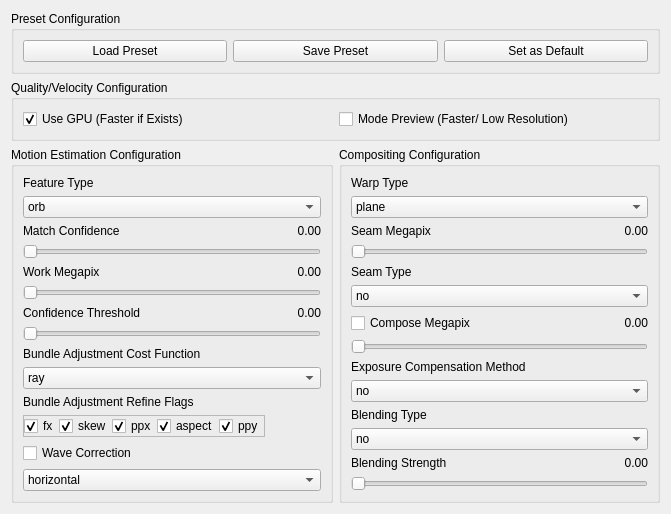
<?xml version="1.0" encoding="UTF-8"?>
<ui version="4.0">
 <class>Config</class>
 <widget class="QWidget" name="Config">
  <property name="geometry">
   <rect>
    <x>0</x>
    <y>0</y>
    <width>671</width>
    <height>479</height>
   </rect>
  </property>
  <property name="windowTitle">
   <string>Form</string>
  </property>
  <layout class="QGridLayout" name="gridLayout">
   <item row="2" column="1">
    <widget class="QGroupBox" name="groupBox_4">
     <property name="sizePolicy">
      <sizepolicy hsizetype="Preferred" vsizetype="Preferred">
       <horstretch>1</horstretch>
       <verstretch>0</verstretch>
      </sizepolicy>
     </property>
     <property name="title">
      <string>Compositing Configuration</string>
     </property>
     <layout class="QGridLayout" name="gridLayout_3">
      <item row="12" column="0">
       <widget class="QLabel" name="lblendings">
        <property name="sizePolicy">
         <sizepolicy hsizetype="Preferred" vsizetype="Preferred">
          <horstretch>1</horstretch>
          <verstretch>0</verstretch>
         </sizepolicy>
        </property>
        <property name="text">
         <string>Blending Strength</string>
        </property>
        <property name="alignment">
         <set>Qt::AlignLeading|Qt::AlignLeft|Qt::AlignVCenter</set>
        </property>
       </widget>
      </item>
      <item row="10" column="0">
       <widget class="QLabel" name="lblendingt">
        <property name="sizePolicy">
         <sizepolicy hsizetype="Preferred" vsizetype="Preferred">
          <horstretch>1</horstretch>
          <verstretch>0</verstretch>
         </sizepolicy>
        </property>
        <property name="text">
         <string>Blending Type</string>
        </property>
        <property name="alignment">
         <set>Qt::AlignLeading|Qt::AlignLeft|Qt::AlignVCenter</set>
        </property>
       </widget>
      </item>
      <item row="8" column="0">
       <widget class="QLabel" name="lexposure">
        <property name="sizePolicy">
         <sizepolicy hsizetype="Preferred" vsizetype="Preferred">
          <horstretch>1</horstretch>
          <verstretch>0</verstretch>
         </sizepolicy>
        </property>
        <property name="text">
         <string>Exposure Compensation Method</string>
        </property>
        <property name="alignment">
         <set>Qt::AlignLeading|Qt::AlignLeft|Qt::AlignVCenter</set>
        </property>
       </widget>
      </item>
      <item row="2" column="0">
       <widget class="QLabel" name="lseammpx">
        <property name="sizePolicy">
         <sizepolicy hsizetype="Preferred" vsizetype="Preferred">
          <horstretch>1</horstretch>
          <verstretch>0</verstretch>
         </sizepolicy>
        </property>
        <property name="text">
         <string>Seam Megapix</string>
        </property>
        <property name="alignment">
         <set>Qt::AlignLeading|Qt::AlignLeft|Qt::AlignVCenter</set>
        </property>
       </widget>
      </item>
      <item row="0" column="0">
       <widget class="QLabel" name="lwarp">
        <property name="sizePolicy">
         <sizepolicy hsizetype="Preferred" vsizetype="Preferred">
          <horstretch>1</horstretch>
          <verstretch>0</verstretch>
         </sizepolicy>
        </property>
        <property name="text">
         <string>Warp Type</string>
        </property>
        <property name="alignment">
         <set>Qt::AlignLeading|Qt::AlignLeft|Qt::AlignVCenter</set>
        </property>
       </widget>
      </item>
      <item row="4" column="0">
       <widget class="QLabel" name="lseam">
        <property name="sizePolicy">
         <sizepolicy hsizetype="Preferred" vsizetype="Preferred">
          <horstretch>1</horstretch>
          <verstretch>0</verstretch>
         </sizepolicy>
        </property>
        <property name="text">
         <string>Seam Type</string>
        </property>
        <property name="alignment">
         <set>Qt::AlignLeading|Qt::AlignLeft|Qt::AlignVCenter</set>
        </property>
       </widget>
      </item>
      <item row="2" column="1">
       <widget class="QLabel" name="lseammpxvalue">
        <property name="text">
         <string>0.00</string>
        </property>
        <property name="alignment">
         <set>Qt::AlignRight|Qt::AlignTrailing|Qt::AlignVCenter</set>
        </property>
       </widget>
      </item>
      <item row="6" column="1">
       <widget class="QLabel" name="lcomposevalue">
        <property name="text">
         <string>0.00</string>
        </property>
        <property name="alignment">
         <set>Qt::AlignRight|Qt::AlignTrailing|Qt::AlignVCenter</set>
        </property>
       </widget>
      </item>
      <item row="12" column="1">
       <widget class="QLabel" name="lblendingsvalue">
        <property name="text">
         <string>0.00</string>
        </property>
        <property name="alignment">
         <set>Qt::AlignRight|Qt::AlignTrailing|Qt::AlignVCenter</set>
        </property>
       </widget>
      </item>
      <item row="3" column="0" colspan="2">
       <widget class="DecimalSlider" name="sliderseammpx">
        <property name="sizePolicy">
         <sizepolicy hsizetype="Expanding" vsizetype="Fixed">
          <horstretch>4</horstretch>
          <verstretch>0</verstretch>
         </sizepolicy>
        </property>
        <property name="maximum">
         <number>100</number>
        </property>
        <property name="orientation">
         <enum>Qt::Horizontal</enum>
        </property>
       </widget>
      </item>
      <item row="1" column="0" colspan="2">
       <widget class="QComboBox" name="combowarp">
        <property name="sizePolicy">
         <sizepolicy hsizetype="Preferred" vsizetype="Fixed">
          <horstretch>4</horstretch>
          <verstretch>0</verstretch>
         </sizepolicy>
        </property>
        <item>
         <property name="text">
          <string>plane</string>
         </property>
        </item>
        <item>
         <property name="text">
          <string>cylindrical</string>
         </property>
        </item>
        <item>
         <property name="text">
          <string>spherical</string>
         </property>
        </item>
        <item>
         <property name="text">
          <string>fisheye</string>
         </property>
        </item>
        <item>
         <property name="text">
          <string>stereographic</string>
         </property>
        </item>
        <item>
         <property name="text">
          <string>compressedPlaneA2B1</string>
         </property>
        </item>
        <item>
         <property name="text">
          <string>compressedPlaneA1.5B1</string>
         </property>
        </item>
        <item>
         <property name="text">
          <string>compressedPlanePortraitA2B1</string>
         </property>
        </item>
        <item>
         <property name="text">
          <string>compressedPlanePortraitA1.5B1</string>
         </property>
        </item>
        <item>
         <property name="text">
          <string>paniniA2B1</string>
         </property>
        </item>
        <item>
         <property name="text">
          <string>paniniPortraitA2B1</string>
         </property>
        </item>
        <item>
         <property name="text">
          <string>paniniPortraitA1.5B1</string>
         </property>
        </item>
        <item>
         <property name="text">
          <string>mercator</string>
         </property>
        </item>
        <item>
         <property name="text">
          <string>transverseMercator</string>
         </property>
        </item>
       </widget>
      </item>
      <item row="5" column="0" colspan="2">
       <widget class="QComboBox" name="comboseam">
        <property name="sizePolicy">
         <sizepolicy hsizetype="Preferred" vsizetype="Fixed">
          <horstretch>4</horstretch>
          <verstretch>0</verstretch>
         </sizepolicy>
        </property>
        <item>
         <property name="text">
          <string>no</string>
         </property>
        </item>
        <item>
         <property name="text">
          <string>voronoi</string>
         </property>
        </item>
        <item>
         <property name="text">
          <string>gc_color</string>
         </property>
        </item>
        <item>
         <property name="text">
          <string>gc_colorgrad</string>
         </property>
        </item>
        <item>
         <property name="text">
          <string>dp_color</string>
         </property>
        </item>
        <item>
         <property name="text">
          <string>dp_colorgrad</string>
         </property>
        </item>
       </widget>
      </item>
      <item row="9" column="0" colspan="2">
       <widget class="QComboBox" name="comboexposure">
        <property name="sizePolicy">
         <sizepolicy hsizetype="Preferred" vsizetype="Fixed">
          <horstretch>4</horstretch>
          <verstretch>0</verstretch>
         </sizepolicy>
        </property>
        <item>
         <property name="text">
          <string>no</string>
         </property>
        </item>
        <item>
         <property name="text">
          <string>gain</string>
         </property>
        </item>
        <item>
         <property name="text">
          <string>gain_blocks</string>
         </property>
        </item>
       </widget>
      </item>
      <item row="7" column="0" colspan="2">
       <widget class="DecimalSlider" name="slidercompose">
        <property name="sizePolicy">
         <sizepolicy hsizetype="Expanding" vsizetype="Fixed">
          <horstretch>4</horstretch>
          <verstretch>2</verstretch>
         </sizepolicy>
        </property>
        <property name="orientation">
         <enum>Qt::Horizontal</enum>
        </property>
       </widget>
      </item>
      <item row="11" column="0" colspan="2">
       <widget class="QComboBox" name="comboblendingt">
        <property name="sizePolicy">
         <sizepolicy hsizetype="Preferred" vsizetype="Fixed">
          <horstretch>4</horstretch>
          <verstretch>0</verstretch>
         </sizepolicy>
        </property>
        <item>
         <property name="text">
          <string>no</string>
         </property>
        </item>
        <item>
         <property name="text">
          <string>feather</string>
         </property>
        </item>
        <item>
         <property name="text">
          <string>multiband</string>
         </property>
        </item>
       </widget>
      </item>
      <item row="13" column="0" colspan="2">
       <widget class="DecimalSlider" name="sliderblendings">
        <property name="sizePolicy">
         <sizepolicy hsizetype="Expanding" vsizetype="Fixed">
          <horstretch>4</horstretch>
          <verstretch>0</verstretch>
         </sizepolicy>
        </property>
        <property name="orientation">
         <enum>Qt::Horizontal</enum>
        </property>
       </widget>
      </item>
      <item row="6" column="0">
       <widget class="QCheckBox" name="checkcompose">
        <property name="text">
         <string>Compose Megapix</string>
        </property>
       </widget>
      </item>
     </layout>
    </widget>
   </item>
   <item row="2" column="0">
    <widget class="QGroupBox" name="groupBox_2">
     <property name="sizePolicy">
      <sizepolicy hsizetype="Preferred" vsizetype="Preferred">
       <horstretch>1</horstretch>
       <verstretch>0</verstretch>
      </sizepolicy>
     </property>
     <property name="title">
      <string>Motion Estimation Configuration</string>
     </property>
     <layout class="QGridLayout" name="gridLayout_2">
      <item row="12" column="0">
       <widget class="QFrame" name="frame">
        <property name="frameShape">
         <enum>QFrame::StyledPanel</enum>
        </property>
        <property name="frameShadow">
         <enum>QFrame::Raised</enum>
        </property>
        <layout class="QHBoxLayout" name="horizontalLayout_2">
         <property name="spacing">
          <number>0</number>
         </property>
         <property name="leftMargin">
          <number>0</number>
         </property>
         <property name="topMargin">
          <number>0</number>
         </property>
         <property name="rightMargin">
          <number>0</number>
         </property>
         <property name="bottomMargin">
          <number>0</number>
         </property>
         <item>
          <widget class="QCheckBox" name="checkBox_5">
           <property name="text">
            <string>fx</string>
           </property>
           <property name="checked">
            <bool>true</bool>
           </property>
          </widget>
         </item>
         <item>
          <widget class="QCheckBox" name="checkBox_4">
           <property name="text">
            <string>skew</string>
           </property>
           <property name="checked">
            <bool>true</bool>
           </property>
          </widget>
         </item>
         <item>
          <widget class="QCheckBox" name="checkBox_3">
           <property name="text">
            <string>ppx</string>
           </property>
           <property name="checked">
            <bool>true</bool>
           </property>
          </widget>
         </item>
         <item>
          <widget class="QCheckBox" name="checkBox_2">
           <property name="text">
            <string>aspect</string>
           </property>
           <property name="checked">
            <bool>true</bool>
           </property>
          </widget>
         </item>
         <item>
          <widget class="QCheckBox" name="checkBox">
           <property name="text">
            <string>ppy</string>
           </property>
           <property name="checked">
            <bool>true</bool>
           </property>
          </widget>
         </item>
        </layout>
       </widget>
      </item>
      <item row="0" column="0">
       <widget class="QLabel" name="lfeature">
        <property name="sizePolicy">
         <sizepolicy hsizetype="Preferred" vsizetype="Preferred">
          <horstretch>1</horstretch>
          <verstretch>0</verstretch>
         </sizepolicy>
        </property>
        <property name="text">
         <string>Feature Type</string>
        </property>
        <property name="alignment">
         <set>Qt::AlignLeading|Qt::AlignLeft|Qt::AlignVCenter</set>
        </property>
       </widget>
      </item>
      <item row="5" column="0">
       <widget class="QLabel" name="lworkmpx">
        <property name="sizePolicy">
         <sizepolicy hsizetype="Preferred" vsizetype="Preferred">
          <horstretch>1</horstretch>
          <verstretch>0</verstretch>
         </sizepolicy>
        </property>
        <property name="text">
         <string>Work Megapix</string>
        </property>
        <property name="alignment">
         <set>Qt::AlignLeading|Qt::AlignLeft|Qt::AlignVCenter</set>
        </property>
       </widget>
      </item>
      <item row="2" column="0">
       <widget class="QLabel" name="lconfidence">
        <property name="sizePolicy">
         <sizepolicy hsizetype="Preferred" vsizetype="Preferred">
          <horstretch>1</horstretch>
          <verstretch>0</verstretch>
         </sizepolicy>
        </property>
        <property name="text">
         <string>Match Confidence</string>
        </property>
        <property name="alignment">
         <set>Qt::AlignLeading|Qt::AlignLeft|Qt::AlignVCenter</set>
        </property>
       </widget>
      </item>
      <item row="13" column="0">
       <widget class="QCheckBox" name="checkwave">
        <property name="sizePolicy">
         <sizepolicy hsizetype="Minimum" vsizetype="Fixed">
          <horstretch>1</horstretch>
          <verstretch>0</verstretch>
         </sizepolicy>
        </property>
        <property name="text">
         <string>Wave Correction</string>
        </property>
       </widget>
      </item>
      <item row="11" column="0">
       <widget class="QLabel" name="lrefine">
        <property name="sizePolicy">
         <sizepolicy hsizetype="Preferred" vsizetype="Preferred">
          <horstretch>1</horstretch>
          <verstretch>0</verstretch>
         </sizepolicy>
        </property>
        <property name="text">
         <string>Bundle Adjustment Refine Flags</string>
        </property>
        <property name="alignment">
         <set>Qt::AlignLeading|Qt::AlignLeft|Qt::AlignVCenter</set>
        </property>
       </widget>
      </item>
      <item row="9" column="0">
       <widget class="QLabel" name="lcost">
        <property name="sizePolicy">
         <sizepolicy hsizetype="Preferred" vsizetype="Preferred">
          <horstretch>1</horstretch>
          <verstretch>0</verstretch>
         </sizepolicy>
        </property>
        <property name="text">
         <string>Bundle Adjustment Cost Function</string>
        </property>
        <property name="alignment">
         <set>Qt::AlignLeading|Qt::AlignLeft|Qt::AlignVCenter</set>
        </property>
       </widget>
      </item>
      <item row="7" column="0">
       <widget class="QLabel" name="lthreshold">
        <property name="sizePolicy">
         <sizepolicy hsizetype="Preferred" vsizetype="Preferred">
          <horstretch>1</horstretch>
          <verstretch>0</verstretch>
         </sizepolicy>
        </property>
        <property name="text">
         <string>Confidence Threshold</string>
        </property>
        <property name="alignment">
         <set>Qt::AlignLeading|Qt::AlignLeft|Qt::AlignVCenter</set>
        </property>
       </widget>
      </item>
      <item row="2" column="1">
       <widget class="QLabel" name="lconfidenceval">
        <property name="text">
         <string>0.00</string>
        </property>
        <property name="alignment">
         <set>Qt::AlignRight|Qt::AlignTrailing|Qt::AlignVCenter</set>
        </property>
       </widget>
      </item>
      <item row="1" column="0" colspan="2">
       <widget class="QComboBox" name="combofeature">
        <property name="sizePolicy">
         <sizepolicy hsizetype="Preferred" vsizetype="Fixed">
          <horstretch>4</horstretch>
          <verstretch>0</verstretch>
         </sizepolicy>
        </property>
        <item>
         <property name="text">
          <string>orb</string>
         </property>
        </item>
       </widget>
      </item>
      <item row="10" column="0" colspan="2">
       <widget class="QComboBox" name="combocost">
        <property name="sizePolicy">
         <sizepolicy hsizetype="Preferred" vsizetype="Fixed">
          <horstretch>4</horstretch>
          <verstretch>0</verstretch>
         </sizepolicy>
        </property>
        <item>
         <property name="text">
          <string>ray</string>
         </property>
        </item>
        <item>
         <property name="text">
          <string>reproj</string>
         </property>
        </item>
       </widget>
      </item>
      <item row="8" column="0" colspan="2">
       <widget class="DecimalSlider" name="sliderthreshold">
        <property name="sizePolicy">
         <sizepolicy hsizetype="Expanding" vsizetype="Fixed">
          <horstretch>4</horstretch>
          <verstretch>0</verstretch>
         </sizepolicy>
        </property>
        <property name="orientation">
         <enum>Qt::Horizontal</enum>
        </property>
       </widget>
      </item>
      <item row="6" column="0" colspan="2">
       <widget class="DecimalSlider" name="sliderworkmpx">
        <property name="sizePolicy">
         <sizepolicy hsizetype="Expanding" vsizetype="Fixed">
          <horstretch>4</horstretch>
          <verstretch>0</verstretch>
         </sizepolicy>
        </property>
        <property name="maximum">
         <number>100</number>
        </property>
        <property name="singleStep">
         <number>1</number>
        </property>
        <property name="orientation">
         <enum>Qt::Horizontal</enum>
        </property>
       </widget>
      </item>
      <item row="4" column="0" colspan="2">
       <widget class="DecimalSlider" name="sliderconfidence">
        <property name="sizePolicy">
         <sizepolicy hsizetype="Expanding" vsizetype="Fixed">
          <horstretch>4</horstretch>
          <verstretch>0</verstretch>
         </sizepolicy>
        </property>
        <property name="orientation">
         <enum>Qt::Horizontal</enum>
        </property>
       </widget>
      </item>
      <item row="14" column="0" colspan="2">
       <widget class="QComboBox" name="combowave">
        <property name="enabled">
         <bool>true</bool>
        </property>
        <property name="editable">
         <bool>false</bool>
        </property>
        <item>
         <property name="text">
          <string>horizontal</string>
         </property>
        </item>
        <item>
         <property name="text">
          <string>vertical</string>
         </property>
        </item>
       </widget>
      </item>
      <item row="5" column="1">
       <widget class="QLabel" name="lworkmpxvalue">
        <property name="text">
         <string>0.00</string>
        </property>
        <property name="alignment">
         <set>Qt::AlignRight|Qt::AlignTrailing|Qt::AlignVCenter</set>
        </property>
       </widget>
      </item>
      <item row="7" column="1">
       <widget class="QLabel" name="lthresholdvalue">
        <property name="text">
         <string>0.00</string>
        </property>
        <property name="alignment">
         <set>Qt::AlignRight|Qt::AlignTrailing|Qt::AlignVCenter</set>
        </property>
       </widget>
      </item>
     </layout>
    </widget>
   </item>
   <item row="1" column="0" colspan="2">
    <widget class="QGroupBox" name="groupBox">
     <property name="sizePolicy">
      <sizepolicy hsizetype="Preferred" vsizetype="Preferred">
       <horstretch>1</horstretch>
       <verstretch>0</verstretch>
      </sizepolicy>
     </property>
     <property name="title">
      <string>Quality/Velocity Configuration</string>
     </property>
     <layout class="QHBoxLayout" name="horizontalLayout">
      <item>
       <widget class="QCheckBox" name="checkgpu">
        <property name="text">
         <string>Use GPU (Faster if Exists)</string>
        </property>
        <property name="checked">
         <bool>true</bool>
        </property>
       </widget>
      </item>
      <item>
       <widget class="QCheckBox" name="checkpreview">
        <property name="text">
         <string>Mode Preview (Faster/ Low Resolution)</string>
        </property>
       </widget>
      </item>
     </layout>
    </widget>
   </item>
   <item row="0" column="0" colspan="2">
    <widget class="QGroupBox" name="groupBox_3">
     <property name="title">
      <string>Preset Configuration</string>
     </property>
     <layout class="QGridLayout" name="gridLayout_4">
      <item row="0" column="0">
       <widget class="QPushButton" name="btnloadpreset">
        <property name="text">
         <string>Load Preset</string>
        </property>
       </widget>
      </item>
      <item row="0" column="1">
       <widget class="QPushButton" name="btnsavepreset">
        <property name="text">
         <string>Save Preset</string>
        </property>
       </widget>
      </item>
      <item row="0" column="2">
       <widget class="QPushButton" name="btndefaultpreset">
        <property name="text">
         <string>Set as Default</string>
        </property>
       </widget>
      </item>
     </layout>
    </widget>
   </item>
  </layout>
 </widget>
 <customwidgets>
  <customwidget>
   <class>DecimalSlider</class>
   <extends>QSlider</extends>
   <header>decimalslider.h</header>
  </customwidget>
 </customwidgets>
 <resources/>
 <connections/>
</ui>
